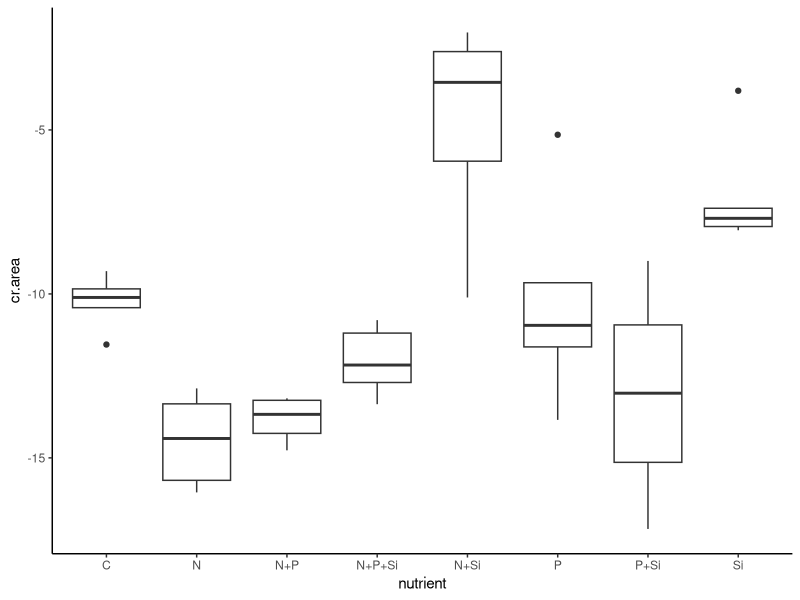
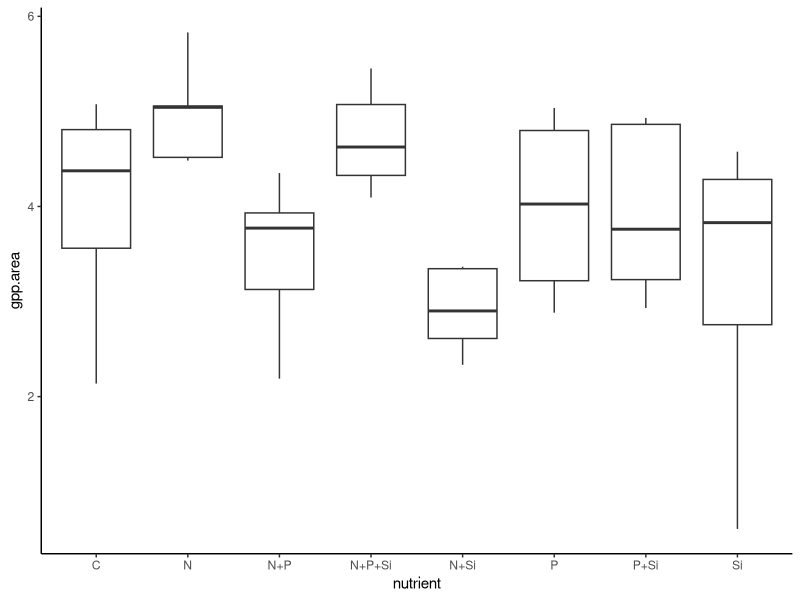
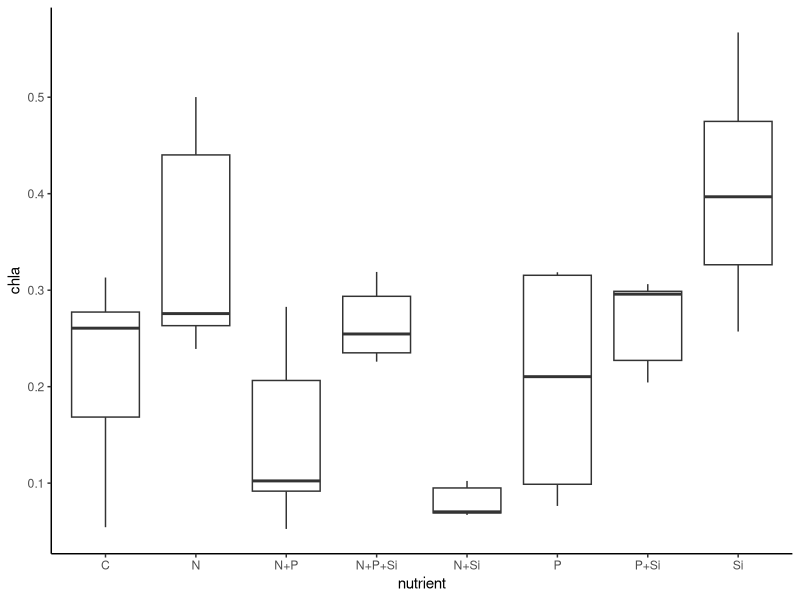
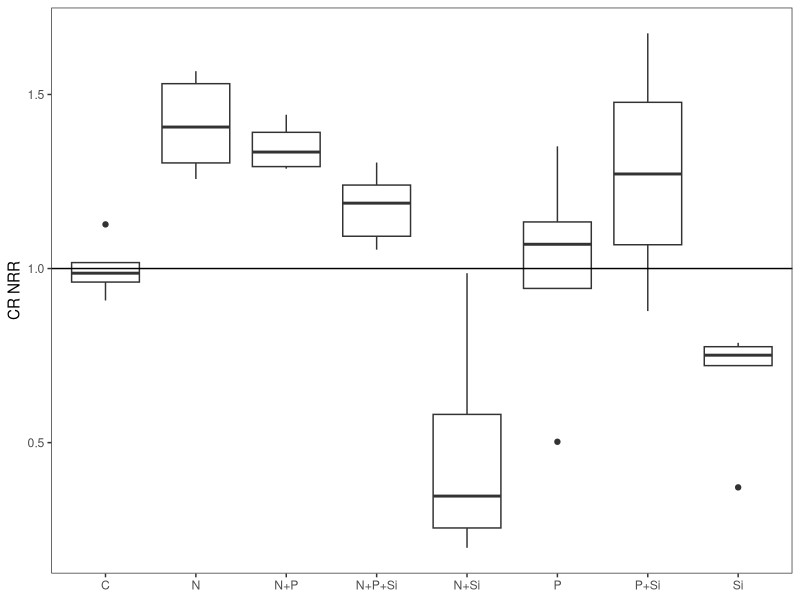
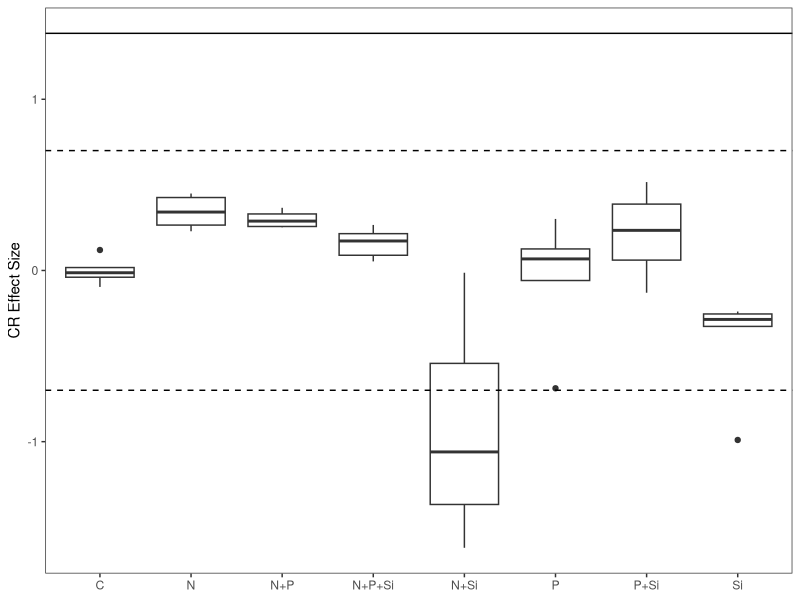
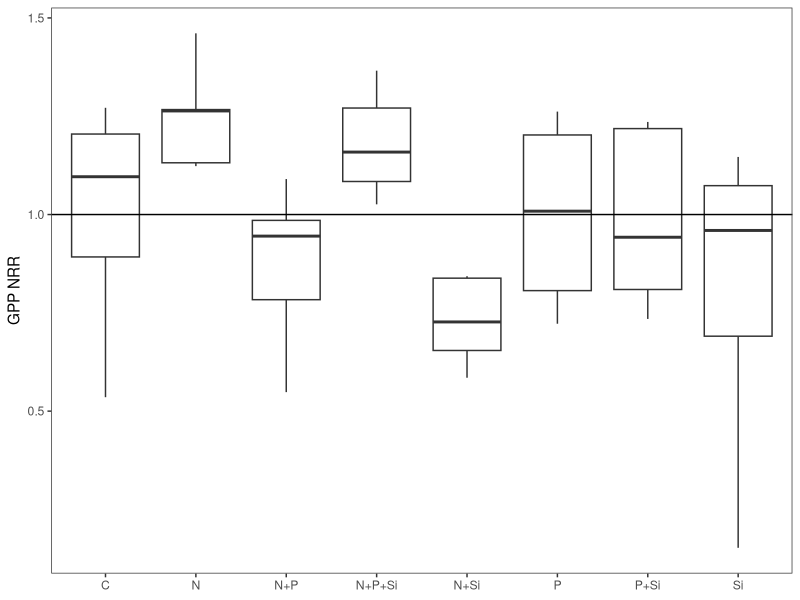
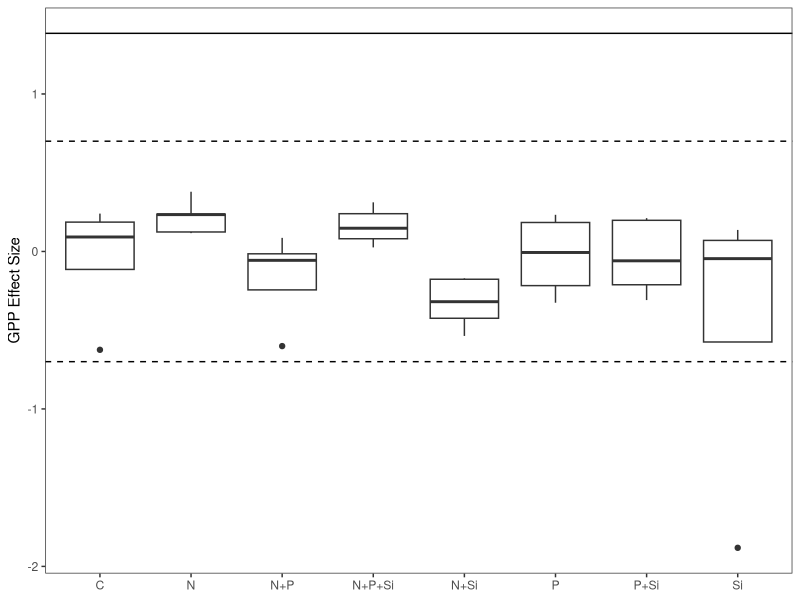
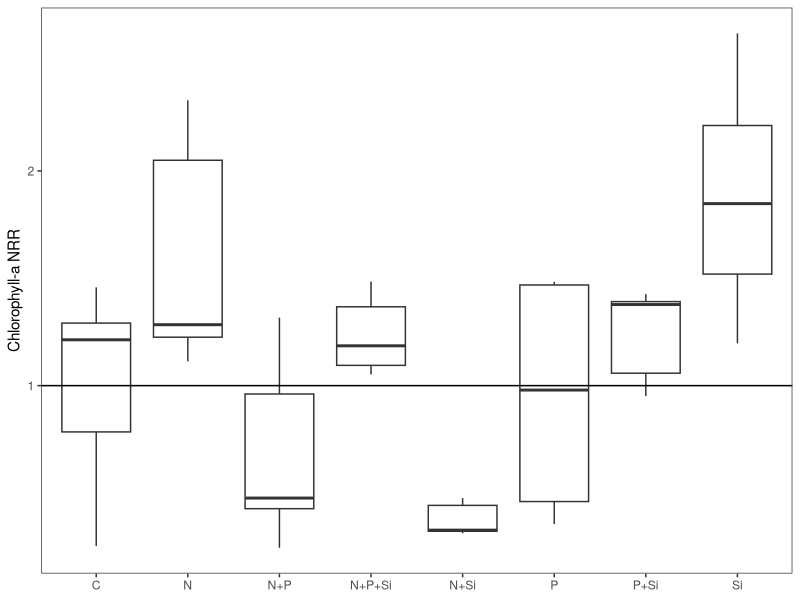

R code for these plots, in order: (Note: this script raises an error after producing the figures.)
#Author:  Clay Arango
#Creation date: 10-Feb-19
#Script to analyze NDS data from Summer 2018 WSB work with S. Roley and A. Alexiades

#packages
install.packages("nlme")
install.packages("nortest")
install.packages("plyr")
install.packages("dplyr")
install.packages("multcomp")
install.packages("MASS")
install.packages("ggplot2")
library(nlme)
library(nortest)
library(plyr)
library(dplyr)
library(multcomp)
library(MASS)
library(ggplot2)

#Load data
roza_fall <- read.table(file="roza_fall.csv", header=T, sep=",")

#set variable
d = roza_fall

#evaluate data to make sure factors are correct
names(d)

unique(d$nutrient) #control, N, NP, NPSi, NSi, P, PSi, Si
unique(d$N) #should be 0 and 1
unique(d$P) #should be 0 and 1
unique(d$Si) #should be 0 and 1
unique(d$top) #should be "sponge" and "glass"
#if need to change, use recode function below. 
d$top<-recode(d$top, "cellulose" ="sponge")
str(d)

#convert N and P and Si values (0 or 1 for absence or presence) to factors
d$N<-as.factor(d$N)
d$P<-as.factor(d$P)
d$Si<-as.factor(d$Si)
str(d)

#subset data into gpp and cr response
d.cr = subset(d, top=="sponge", data=d)
d.gpp = subset(d, top=="glass", data=d)

#check for outliers and check data entry before calculating CR-NRR
ggplot(d.cr, aes(x=nutrient, y=cr.area)) + geom_boxplot() + theme_classic()
#J8 and G3 are entered correctly, controls look OK
#J8 and G3 might need to be removed
#G4, J1 missing in field

#calculate nrr for cr
x<-ddply(d.cr, "nutrient", summarise, ave_cr = mean(cr.area, na.rm=T)) 
x
d.cr$cr.nrr = d.cr$cr.area/-10.244565 #divide by control ave_cr

#check for outliers and check data entry before calculating GPP- and chla-NRR
ggplot(d.gpp, aes(x=nutrient, y=gpp.area)) + geom_boxplot() + theme_classic()
#no outliers
#F3, J7 missing in field
ggplot(d.gpp, aes(x=nutrient, y=chla)) + geom_boxplot() + theme_classic()
#no outliers
#F3, J7 missing in field

#substitute b.d. chlorophyll with 1/2 detection limit using
#3*SD(y/x)/slope, where SD(y/x) is standard error of the chlorophyll regression
#make vectors for the x (chla) and y (RFU) values found in spreadsheet
#y = c(4.76, 399.36, 760.83, 1244.42, 3162.66, 5616.53)
#x = c(0, 0.025, 0.05, 0.1, 0.25, 0.5)
#summary(lm(y~x))
#chlabd = (345.52/11181.76)/2

#calculate nrr for gpp and chla
x<- ddply(d.gpp, "nutrient", summarise, ave_gpp = mean(gpp.area, na.rm=T), ave_chla = mean(chla, na.rm=T)) 
x
d.gpp$gpp.nrr = d.gpp$gpp.area/3.991310 #divide by control ave_gpp
d.gpp$chla.nrr = d.gpp$chla/0.21477638 #divide by control ave_chla
#use to exclude outliers
#x1<- ddply(subset(d.gpp, !(nds.id=="F6")), "nutrient", summarise, ave_chla = mean(chla_ug_cm2, na.rm=T)) 
#x1
#d.gpp$chla.nrr_1<-d.gpp$chla_ug_cm2/2.700340

#combine into one file and export
d.cr$chla.nrr<-NA
#d.cr$chla.nrr_1<-NA#for excluded outliers
d.cr$gpp.nrr<-NA
d.gpp$cr.nrr<-NA
d.nrr<-rbind(d.cr, d.gpp)
d.nrr$site.date<-"roza_fall"
d.nrr$gpp.es<-log(d.nrr$gpp.nrr)
d.nrr$cr.es<-log(d.nrr$cr.nrr)
d.nrr$chla.es<-log(d.nrr$chla.nrr)

write.table(d.nrr, "roza_fall_nrr.csv",  sep=",", quote=F, row.names =F)

###############
#plots of NRR
##############
ggplot(data=subset(d.cr, !(nutrient=="control")), aes(x=nutrient, y=cr.nrr))+geom_boxplot()+theme_bw()+
  ylab("CR NRR")+geom_abline(slope = 0, intercept = 1)+
  theme(axis.title.x=element_blank(), panel.grid.minor=element_blank(), panel.grid.major=element_blank())
#N limitation, possible P+Si secondary limitation

ggplot(data=subset(d.nrr, (top=="sponge")), aes(x=nutrient, y=cr.es))+geom_boxplot()+theme_bw()+
  ylab("CR Effect Size")+geom_hline(yintercept = 0.7, lty="dashed")+ geom_hline(yintercept = -0.7, lty="dashed")+
  geom_hline(yintercept = 1.385)+
  theme(axis.title.x=element_blank(), panel.grid.minor=element_blank(), panel.grid.major=element_blank())
#nothing over 1.385, so no significance?

ggplot(data=subset(d.gpp, !(nutrient=="control")), aes(x=nutrient, y=gpp.nrr))+geom_boxplot()+theme_bw()+
  ylab("GPP NRR")+geom_abline(slope = 0, intercept = 1)+
  theme(axis.title.x=element_blank(), panel.grid.minor=element_blank(), panel.grid.major=element_blank())
#possible N limitation (but not NP), likely no limitation (i.e., light?)

ggplot(data=subset(d.nrr, top =="glass"),aes(x=nutrient, y=gpp.es))+geom_boxplot()+theme_bw()+
  ylab("GPP Effect Size")+geom_hline(yintercept = 0.7, lty="dashed")+
  geom_hline(yintercept = -0.7, lty="dashed")+ geom_hline(yintercept = 1.385)+
  theme(axis.title.x=element_blank(), panel.grid.minor=element_blank(), panel.grid.major=element_blank())
#nothing over 1.385 so no significance?

ggplot(data=subset(d.gpp, !(nutrient=="control")), aes(x=nutrient, y=chla.nrr))+geom_boxplot()+theme_bw()+
  ylab("Chlorophyll-a NRR")+geom_abline(slope = 0, intercept = 1)+ 
  theme(axis.title.x=element_blank(), panel.grid.minor=element_blank(), panel.grid.major=element_blank())
#possible N limitation (but not NP), possible Si secondary limitation

ggplot(data=subset(d.nrr, (top=="glass")), aes(x=nutrient, y=chla.es))+geom_boxplot()+theme_bw()+
  ylab("Chla Effect Size")+ geom_hline(yintercept = 0.7, lty="dashed")+ geom_hline(yintercept = -0.7, lty="dashed")+    
  geom_hline(yintercept = 1.385)+
  theme(axis.title.x=element_blank(), panel.grid.minor=element_blank(), panel.grid.major=element_blank())
#nothing over 1.385 so no significance?

##########
#NRR Summary Files
#########

GPP_sum<-ddply(d.gpp, "nutrient", summarise, ave_nrr.gpp=mean(gpp.nrr, na.rm=T), sd_nrr.gpp=sd(gpp.nrr, na.rm=T), 
               se_nrr.gpp =(sd(gpp.nrr)/sqrt(sum(!is.na(gpp.nrr)))), 
               ci95_nrr.gpp = (1.96*(sd(gpp.nrr)/sqrt(sum(!is.na(gpp.nrr))))),
               ave_nrr.chla=mean(chla.nrr, na.rm=T), sd_nrr.chla=sd(chla.nrr, na.rm=T), 
               se_nrr.chla =(sd(chla.nrr)/sqrt(sum(!is.na(chla.nrr)))), 
               ci95_nrr.chla = (1.96*(sd(chla.nrr)/sqrt(sum(!is.na(chla.nrr))))))
CR_sum<-ddply(d.cr, "nutrient", summarise, ave_nrr.cr=mean(cr.nrr, na.rm=T), sd_nrr.cr=sd(cr.nrr, na.rm=T), 
              se_nrr.cr =(sd(cr.nrr)/sqrt(sum(!is.na(cr.nrr)))), 
              ci95_nrr.cr = (1.96*(sd(cr.nrr)/sqrt(sum(!is.na(cr.nrr))))))

#now combine into one and export
d.sum<-merge(GPP_sum, CR_sum, by="nutrient")
d.sum$site_date<-"roza_fall"
write.table(d.sum, "roza_fall_summ.csv",  sep=",", quote=F, row.names=F)

############################################################
#analyze RESPIRATION data
############################################################

M1<-gls(cr.area~N*P*Si, data=d.cr, na.action=na.omit)
E1<-residuals(M1)
qqnorm(E1)
qqline(E1)
ad.test(E1)
   #residuals are normally distributed, p=0.1036
hist(E1)  
plot(M1)

plot(filter(d.cr, !is.na(cr.area)) %>% dplyr::select(nutrient), 
     E1, xlab="nutrient", ylab="Residuals")
bartlett.test(cr.area~nutrient, data=d.cr)
   #variance test is not equal, p=0.02481

anova(M1)


##########################################################
#do multiple 2 way ANOVAs to improve our ability to interpret
##########################################################
#N and P
M1<-gls(cr.area~N*P, data=d.cr, na.action=na.omit)
E1<-residuals(M1)
qqnorm(E1)
qqline(E1)
ad.test(E1)
#residuals are normally distributed, p=0.2155
hist(E1)  
plot(M1)

bartlett.test(cr.area~nutrient, data=d.cr)
#variance test no OK

anova(M1) #interpretation, P limitation

#remove NA for plotting
xx = na.omit(subset(d.cr, select = c(N,P,cr.area)))
interaction.plot(xx$N, xx$P, xx$cr.area*-1)

#N and Si
M1<-gls(cr.area~N*Si, data=d.cr, na.action=na.omit)
E1<-residuals(M1)
qqnorm(E1)
qqline(E1)
ad.test(E1)
#residuals are normally distributed, p=0.4208
hist(E1)  
plot(M1)

bartlett.test(cr.area~nutrient, data=d.cr)
#variance test no OK

anova(M1) #interpretation, N limitation (presence of Si is lower than absence)

#remove NA for plotting
xx = na.omit(subset(d.cr, select = c(N,Si,cr.area)))
interaction.plot(xx$N, xx$Si, xx$cr.area*-1)

#P and Si
M1<-gls(cr.area~P*Si, data=d.cr, na.action=na.omit)
E1<-residuals(M1)
qqnorm(E1)
qqline(E1)
ad.test(E1)
#residuals are normally distributed, p=0.5487
hist(E1)  
plot(M1)

bartlett.test(cr.area~nutrient, data=d.cr)
#variance test OK

anova(M1) #interpretation, no P response (presence of Si and absence of P is depressed)

#remove NA for plotting
xx = na.omit(subset(d.cr, select = c(P,Si,cr.area)))
interaction.plot(xx$P, xx$Si, xx$cr.area*-1)
##########################################################
##########################################################

x <- group_by(d.cr, nutrient) %>%  # Grouping function causes subsequent functions to aggregate by season and reach
  summarize(cr.mean = abs(mean(cr.area, na.rm = TRUE)), # na.rm = TRUE to remove missing values
            cr.sd=abs(sd(cr.area, na.rm = TRUE)),  # na.rm = TRUE to remove missing values
            n = sum(!is.na(cr.area)), # of observations, excluding NAs. 
            cr.se=cr.sd/sqrt(n))

ggplot(data=x, aes(x=nutrient, y=cr.mean)) + 
  geom_bar(stat="identity", position=position_dodge(), color = "black") + 
  geom_errorbar(aes(ymin=cr.mean, ymax=cr.mean+cr.se), width=0.2, 
                position=position_dodge(0.9)) + 
  xlab("Nutrient") +
  ylab(expression(Respiration~(ug~O[2]~m^{-2}~h^{-1}))) +
  ylim(0,20) +
  labs(fill="Light") +
  theme_bw() +
  theme(panel.grid.major=element_blank(),
        panel.grid.minor=element_blank(),
        legend.title=element_text(size=6),
        legend.key=element_blank(), 
        legend.position=c(0.5,0.95), 
        legend.text=element_text(size=8), 
        legend.background=element_blank(), 
        legend.direction="horizontal", 
        legend.key.size=unit(0.3, "cm"), 
        axis.title.y=element_text(size=8), 
        axis.title.x=element_text(size=8), 
        axis.text.x=element_text(size=8))

#ggsave('output/figures/Roza_summer.tiff',
#       units="in",
#       width=3.25,
#       height=3.25,
#       dpi=1200,
#       compression="lzw")

#summarize nrr
x <- group_by(d.cr, nutrient) %>%  # Grouping function causes subsequent functions to aggregate by season and reach
  summarize(cr.mean = abs(mean(cr.nrr, na.rm = TRUE)), # na.rm = TRUE to remove missing values
            cr.sd=abs(sd(cr.nrr, na.rm = TRUE)),  # na.rm = TRUE to remove missing values
            n = sum(!is.na(cr.nrr)), # of observations, excluding NAs. 
            cr.se=cr.sd/sqrt(n))

############################################################
#analyze the PRODUCTION data
############################################################

M1<-gls(gpp.area~N*P*Si, data=d.gpp, na.action=na.omit) 
E1<-residuals(M1)
qqnorm(E1)
qqline(E1)
ad.test(E1)
   #residuals are normal, p=0.2136

hist(E1, xlab="residuals", main="")
plot(M1)

plot(filter(d.gpp, !is.na(gpp.area)) %>% dplyr::select(nutrient), 
     E1, xlab="nutrient", ylab="Residuals")
bartlett.test(gpp.area~nutrient, data=d.gpp)
   #variances are equal, p=0.2004

anova(M1)
  
x <- group_by(d.gpp, nutrient) %>%  # Grouping function causes subsequent functions to aggregate by season and reach
  summarize(gpp.mean = abs(mean(gpp.area, na.rm = TRUE)), # na.rm = TRUE to remove missing values
            gpp.sd=abs(sd(gpp.area, na.rm = TRUE)),  # na.rm = TRUE to remove missing values
            n = sum(!is.na(gpp.area)), # of observations, excluding NAs. 
            gpp.se=gpp.sd/sqrt(n))

ggplot(data=x, aes(x=nutrient, y=gpp.mean)) + 
  geom_bar(stat="identity", position=position_dodge(), color = "black") + 
  geom_errorbar(aes(ymin=gpp.mean, ymax=gpp.mean+gpp.se), width=0.2, 
                position=position_dodge(0.9)) + 
  xlab("Nutrient") +
  ylab(expression(Production~(ug~O[2]~m^{-2}~h^{-1}))) +
  labs(fill="Light") +
  theme_bw() +
  theme(panel.grid.major=element_blank(),
        panel.grid.minor=element_blank(), 
        legend.title=element_text(size=6), 
        legend.key=element_blank(),  
        legend.position=c(0.5,0.95),  
        legend.text=element_text(size=8),  
        legend.background=element_blank(),  
        legend.direction="horizontal",  
        legend.key.size=unit(0.3, "cm"),  
        axis.title.y=element_text(size=8),  
        axis.title.x=element_text(size=8),  
        axis.text.x=element_text(size=8))

#ggsave('output/figures/gppByNutrient.tiff',
#       units="in",
#       width=3.25,
#       height=3.25,
#       dpi=1200,
#       compression="lzw")

#summarize nrr
x <- group_by(d.gpp, nutrient) %>%  # Grouping function causes subsequent functions to aggregate by season and reach
  summarize(gpp.mean = abs(mean(gpp.nrr, na.rm = TRUE)), # na.rm = TRUE to remove missing values
            gpp.sd=abs(sd(gpp.nrr, na.rm = TRUE)),  # na.rm = TRUE to remove missing values
            n = sum(!is.na(gpp.nrr)), # of observations, excluding NAs. 
            gpp.se=gpp.sd/sqrt(n))

############################################################
#analyze the CHL-A biomass on disks

M1<-gls(chla~N*P*Si, data=d.gpp, na.action=na.omit) 
E1<-residuals(M1)
qqnorm(E1)
qqline(E1)
ad.test(E1)
#residuals are normal, p=0.9033

hist(E1, xlab="residuals", main="")
plot(M1)

plot(filter(d.gpp, !is.na(gpp.area)) %>% dplyr::select(nutrient), 
     E1, xlab="nutrient", ylab="Residuals")
bartlett.test(gpp.area~nutrient, data=d.gpp)
#variances are equal, p=0.2004

anova(M1)
